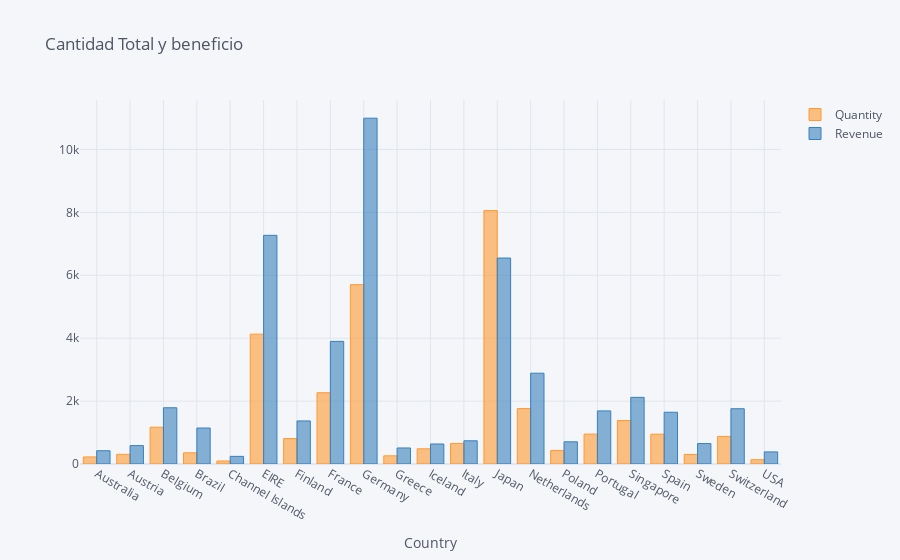

The cell this chart's notebook holds for it:
### Code cell
data=data.groupby('Country').sum()
data=data[['Quantity', 'Revenue']]

data.iplot(kind='bar', xTitle='Country', title='Cantidad Total y beneficio')

### Figure 1 — Plotly figure (JSON) as saved in the notebook; plotly's stock layout.template omitted (floating-point values rounded to 4 significant figures)
{"data": [{"marker": {"color": "rgba(255, 153, 51, 0.6)", "line": {"color": "rgba(255, 153, 51, 1.0)", "width": 1}}, "name": "Quantity", "orientation": "v", "text": "", "type": "bar", "x": ["Australia", "Austria", "Belgium", "Brazil", "Channel Islands", "EIRE", "Finland", "France", "Germany", "Greece", "Iceland", "Italy", "Japan", "Netherlands", "Poland", "Portugal", "Singapore", "Spain", "Sweden", "Switzerland", "USA"], "y": [224, 308, 1170, 356, 96, 4129, 810, 2265, 5702, 260, 483, 653, 8058, 1762, 432, 951, 1384, 948, 306, 878, 137]}, {"marker": {"color": "rgba(55, 128, 191, 0.6)", "line": {"color": "rgba(55, 128, 191, 1.0)", "width": 1}}, "name": "Revenue", "orientation": "v", "text": "", "type": "bar", "x": ["Australia", "Austria", "Belgium", "Brazil", "Channel Islands", "EIRE", "Finland", "France", "Germany", "Greece", "Iceland", "Italy", "Japan", "Netherlands", "Poland", "Portugal", "Singapore", "Spain", "Sweden", "Switzerland", "USA"], "y": [421.6, 584.8, 1788.0, 1144.0, 243.0, 7270.0, 1369.0, 3899.0, 10990.0, 509.7, 636.2, 737.8, 6549.0, 2887.0, 705.8, 1688.0, 2119.0, 1646.0, 649.1, 1757.0, 383.9]}], "layout": {"legend": {"bgcolor": "#F5F6F9", "font": {"color": "#4D5663"}}, "paper_bgcolor": "#F5F6F9", "plot_bgcolor": "#F5F6F9", "title": {"font": {"color": "#4D5663"}, "text": "Cantidad Total y beneficio"}, "xaxis": {"gridcolor": "#E1E5ED", "showgrid": true, "tickfont": {"color": "#4D5663"}, "title": {"font": {"color": "#4D5663"}, "text": "Country"}, "zerolinecolor": "#E1E5ED"}, "yaxis": {"gridcolor": "#E1E5ED", "showgrid": true, "tickfont": {"color": "#4D5663"}, "title": {"font": {"color": "#4D5663"}, "text": ""}, "zerolinecolor": "#E1E5ED"}}}
